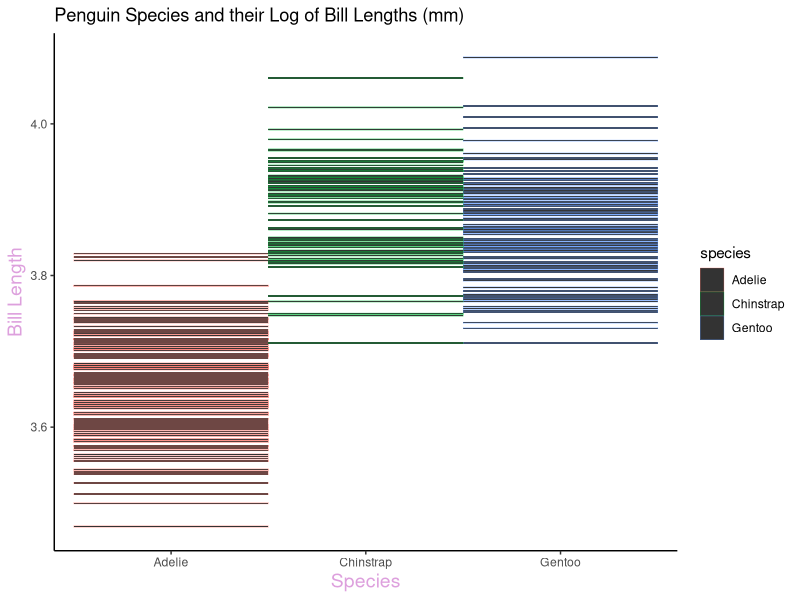

Source code (R):
## ---- chunk 1
knitr::opts_chunk$set(echo = FALSE,
                      warning =FALSE,
                      fig.path = "../Output/")
## ---- chunk 2
### Load libraries #######
library(tidyverse)
library(here)
library(palmerpenguins)
library(kableExtra)
## ---- chunk 3
### Load Data #####


penguins %>%
  drop_na() %>% # filters out everything that is not considered complete
  ggplot(mapping = aes(x = species,
                       y = log(bill_length_mm),
                       color = species)) +
  geom_tile() + # a type of heat map func.
  labs(x = "Species",
       y = "Bill Length",
       fill = "species",
       title = "Penguin Species and their Log of Bill Lengths (mm)") +
  theme(plot.title = element_text(hjust = 2)) + # centers plot title
  theme_classic() +
 theme(axis.title = element_text(size = 14, color = "plum"),
        panel.background = element_rect(fill = "white")) # sets some parameters  to respective colors
## ---- chunk 4
library(kableExtra)
                   # make a table in r studio
penguins %>%
  group_by(species) %>%
  summarise(Mean = mean(bill_length_mm, na.rm = TRUE), # get mean 
            Variance = var(bill_length_mm, na.rm = TRUE), # get variance
            Standard_Deviation = sd(bill_length_mm, na.rm = TRUE)) %>% # getting the standard deviation  
  kbl() %>% # make it a kable table
  kable_styling()%>% 
  row_spec(2, bold = T, color = "wheat", background = "plum") %>%
  kable_styling(full_width = FALSE)
